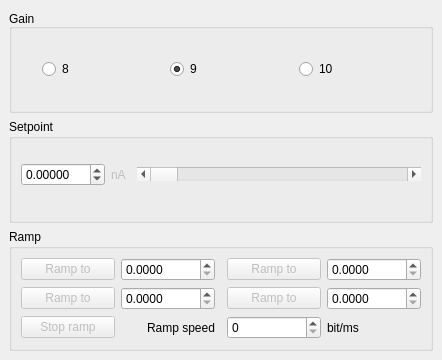
  <widget class="QDockWidget" name="Current">
   <property name="enabled">
    <bool>true</bool>
   </property>
   <property name="sizePolicy">
    <sizepolicy hsizetype="Minimum" vsizetype="Minimum">
     <horstretch>0</horstretch>
     <verstretch>0</verstretch>
    </sizepolicy>
   </property>
   <property name="minimumSize">
    <size>
     <width>442</width>
     <height>360</height>
    </size>
   </property>
   <property name="acceptDrops">
    <bool>false</bool>
   </property>
   <property name="floating">
    <bool>true</bool>
   </property>
   <property name="features">
    <set>QDockWidget::AllDockWidgetFeatures</set>
   </property>
   <property name="allowedAreas">
    <set>Qt::NoDockWidgetArea</set>
   </property>
   <property name="windowTitle">
    <string>Current</string>
   </property>
   <attribute name="dockWidgetArea">
    <number>1</number>
   </attribute>
   <widget class="QWidget" name="dockWidgetContents_2">
    <layout class="QGridLayout" name="gridLayout_9">
     <item row="1" column="0">
      <widget class="QGroupBox" name="groupBox_Setpoint_Current">
       <property name="enabled">
        <bool>true</bool>
       </property>
       <property name="sizePolicy">
        <sizepolicy hsizetype="Preferred" vsizetype="Preferred">
         <horstretch>0</horstretch>
         <verstretch>0</verstretch>
        </sizepolicy>
       </property>
       <property name="title">
        <string>Setpoint</string>
       </property>
       <layout class="QGridLayout" name="gridLayout_6">
        <item row="0" column="1">
         <widget class="QLabel" name="label">
          <property name="enabled">
           <bool>false</bool>
          </property>
          <property name="sizePolicy">
           <sizepolicy hsizetype="Minimum" vsizetype="Minimum">
            <horstretch>0</horstretch>
            <verstretch>0</verstretch>
           </sizepolicy>
          </property>
          <property name="text">
           <string>nA</string>
          </property>
          <property name="textFormat">
           <enum>Qt::AutoText</enum>
          </property>
          <property name="scaledContents">
           <bool>true</bool>
          </property>
          <property name="wordWrap">
           <bool>true</bool>
          </property>
          <property name="margin">
           <number>-1</number>
          </property>
          <property name="indent">
           <number>-1</number>
          </property>
         </widget>
        </item>
        <item row="0" column="0">
         <widget class="QDoubleSpinBox" name="spinBox_Input_Setpoint">
          <property name="enabled">
           <bool>true</bool>
          </property>
          <property name="sizePolicy">
           <sizepolicy hsizetype="Minimum" vsizetype="Minimum">
            <horstretch>0</horstretch>
            <verstretch>0</verstretch>
           </sizepolicy>
          </property>
          <property name="wrapping">
           <bool>true</bool>
          </property>
          <property name="buttonSymbols">
           <enum>QAbstractSpinBox::UpDownArrows</enum>
          </property>
          <property name="showGroupSeparator" stdset="0">
           <bool>false</bool>
          </property>
          <property name="decimals">
           <number>5</number>
          </property>
          <property name="minimum">
           <double>0.000000000000000</double>
          </property>
          <property name="maximum">
           <double>100.000000000000000</double>
          </property>
          <property name="stepType">
           <enum>QAbstractSpinBox::AdaptiveDecimalStepType</enum>
          </property>
         </widget>
        </item>
        <item row="0" column="2">
         <widget class="QScrollBar" name="scrollBar_Input_Setpoint">
          <property name="enabled">
           <bool>true</bool>
          </property>
          <property name="maximum">
           <number>65535</number>
          </property>
          <property name="orientation">
           <enum>Qt::Horizontal</enum>
          </property>
         </widget>
        </item>
        <item row="2" column="1">
         <spacer name="horizontalSpacer_8">
          <property name="orientation">
           <enum>Qt::Horizontal</enum>
          </property>
          <property name="sizeType">
           <enum>QSizePolicy::Minimum</enum>
          </property>
          <property name="sizeHint" stdset="0">
           <size>
            <width>20</width>
            <height>9</height>
           </size>
          </property>
         </spacer>
        </item>
        <item row="2" column="0">
         <spacer name="horizontalSpacer_45">
          <property name="orientation">
           <enum>Qt::Horizontal</enum>
          </property>
          <property name="sizeType">
           <enum>QSizePolicy::Minimum</enum>
          </property>
          <property name="sizeHint" stdset="0">
           <size>
            <width>30</width>
            <height>9</height>
           </size>
          </property>
         </spacer>
        </item>
        <item row="2" column="2">
         <spacer name="horizontalSpacer_2">
          <property name="orientation">
           <enum>Qt::Horizontal</enum>
          </property>
          <property name="sizeType">
           <enum>QSizePolicy::Expanding</enum>
          </property>
          <property name="sizeHint" stdset="0">
           <size>
            <width>40</width>
            <height>9</height>
           </size>
          </property>
         </spacer>
        </item>
       </layout>
      </widget>
     </item>
     <item row="0" column="0">
      <widget class="QGroupBox" name="groupBox_Gain_Current">
       <property name="enabled">
        <bool>true</bool>
       </property>
       <property name="title">
        <string>Gain</string>
       </property>
       <property name="alignment">
        <set>Qt::AlignBottom|Qt::AlignLeading|Qt::AlignLeft</set>
       </property>
       <layout class="QHBoxLayout" name="horizontalLayout_5">
        <property name="leftMargin">
         <number>30</number>
        </property>
        <property name="topMargin">
         <number>5</number>
        </property>
        <property name="bottomMargin">
         <number>5</number>
        </property>
        <item>
         <widget class="QRadioButton" name="radioButton_8_Gain">
          <property name="enabled">
           <bool>true</bool>
          </property>
          <property name="text">
           <string>8</string>
          </property>
         </widget>
        </item>
        <item>
         <widget class="QRadioButton" name="radioButton_9_Gain">
          <property name="enabled">
           <bool>true</bool>
          </property>
          <property name="text">
           <string>9</string>
          </property>
          <property name="checked">
           <bool>true</bool>
          </property>
         </widget>
        </item>
        <item>
         <widget class="QRadioButton" name="radioButton_10_Gain">
          <property name="enabled">
           <bool>true</bool>
          </property>
          <property name="text">
           <string>10</string>
          </property>
         </widget>
        </item>
       </layout>
      </widget>
     </item>
     <item row="2" column="0">
      <widget class="QGroupBox" name="groupBox_Ramp_Current">
       <property name="enabled">
        <bool>true</bool>
       </property>
       <property name="title">
        <string>Ramp</string>
       </property>
       <layout class="QGridLayout" name="gridLayout_2">
        <item row="3" column="4">
         <widget class="QLabel" name="label_8">
          <property name="enabled">
           <bool>true</bool>
          </property>
          <property name="text">
           <string>bit/ms</string>
          </property>
         </widget>
        </item>
        <item row="2" column="3">
         <widget class="QPushButton" name="pushButton_Rampto4_CurrRamp">
          <property name="enabled">
           <bool>false</bool>
          </property>
          <property name="text">
           <string>Ramp to</string>
          </property>
         </widget>
        </item>
        <item row="0" column="3">
         <spacer name="horizontalSpacer_43">
          <property name="orientation">
           <enum>Qt::Horizontal</enum>
          </property>
          <property name="sizeType">
           <enum>QSizePolicy::Minimum</enum>
          </property>
          <property name="sizeHint" stdset="0">
           <size>
            <width>40</width>
            <height>0</height>
           </size>
          </property>
         </spacer>
        </item>
        <item row="1" column="3">
         <widget class="QPushButton" name="pushButton_Rampto3_CurrRamp">
          <property name="enabled">
           <bool>false</bool>
          </property>
          <property name="text">
           <string>Ramp to</string>
          </property>
         </widget>
        </item>
        <item row="3" column="0">
         <widget class="QPushButton" name="pushButton_StopRamp_CurrRamp">
          <property name="enabled">
           <bool>false</bool>
          </property>
          <property name="text">
           <string>Stop ramp</string>
          </property>
         </widget>
        </item>
        <item row="0" column="0">
         <spacer name="horizontalSpacer_42">
          <property name="orientation">
           <enum>Qt::Horizontal</enum>
          </property>
          <property name="sizeType">
           <enum>QSizePolicy::Minimum</enum>
          </property>
          <property name="sizeHint" stdset="0">
           <size>
            <width>40</width>
            <height>0</height>
           </size>
          </property>
         </spacer>
        </item>
        <item row="2" column="0">
         <widget class="QPushButton" name="pushButton_Rampto2_CurrRamp">
          <property name="enabled">
           <bool>false</bool>
          </property>
          <property name="text">
           <string>Ramp to</string>
          </property>
         </widget>
        </item>
        <item row="0" column="1">
         <spacer name="horizontalSpacer_9">
          <property name="orientation">
           <enum>Qt::Horizontal</enum>
          </property>
          <property name="sizeType">
           <enum>QSizePolicy::Minimum</enum>
          </property>
          <property name="sizeHint" stdset="0">
           <size>
            <width>40</width>
            <height>0</height>
           </size>
          </property>
         </spacer>
        </item>
        <item row="0" column="4">
         <spacer name="horizontalSpacer_44">
          <property name="orientation">
           <enum>Qt::Horizontal</enum>
          </property>
          <property name="sizeType">
           <enum>QSizePolicy::Minimum</enum>
          </property>
          <property name="sizeHint" stdset="0">
           <size>
            <width>40</width>
            <height>0</height>
           </size>
          </property>
         </spacer>
        </item>
        <item row="1" column="4">
         <widget class="QDoubleSpinBox" name="spinBox_Input3_CurrRamp">
          <property name="enabled">
           <bool>true</bool>
          </property>
          <property name="decimals">
           <number>4</number>
          </property>
          <property name="minimum">
           <double>0.000000000000000</double>
          </property>
          <property name="maximum">
           <double>100.000000000000000</double>
          </property>
         </widget>
        </item>
        <item row="2" column="1">
         <widget class="QDoubleSpinBox" name="spinBox_Input2_CurrRamp">
          <property name="enabled">
           <bool>true</bool>
          </property>
          <property name="decimals">
           <number>4</number>
          </property>
          <property name="minimum">
           <double>0.000000000000000</double>
          </property>
          <property name="maximum">
           <double>100.000000000000000</double>
          </property>
         </widget>
        </item>
        <item row="3" column="1" alignment="Qt::AlignRight">
         <widget class="QLabel" name="label_5">
          <property name="enabled">
           <bool>true</bool>
          </property>
          <property name="text">
           <string>Ramp speed</string>
          </property>
         </widget>
        </item>
        <item row="1" column="0">
         <widget class="QPushButton" name="pushButton_Rampto1_CurrRamp">
          <property name="enabled">
           <bool>false</bool>
          </property>
          <property name="text">
           <string>Ramp to</string>
          </property>
          <property name="checkable">
           <bool>false</bool>
          </property>
         </widget>
        </item>
        <item row="2" column="4">
         <widget class="QDoubleSpinBox" name="spinBox_Input4_CurrRamp">
          <property name="enabled">
           <bool>true</bool>
          </property>
          <property name="decimals">
           <number>4</number>
          </property>
          <property name="minimum">
           <double>0.000000000000000</double>
          </property>
          <property name="maximum">
           <double>100.000000000000000</double>
          </property>
         </widget>
        </item>
        <item row="1" column="1">
         <widget class="QDoubleSpinBox" name="spinBox_Input1_CurrRamp">
          <property name="enabled">
           <bool>true</bool>
          </property>
          <property name="decimals">
           <number>4</number>
          </property>
          <property name="minimum">
           <double>0.000000000000000</double>
          </property>
          <property name="maximum">
           <double>100.000000000000000</double>
          </property>
         </widget>
        </item>
        <item row="3" column="3">
         <widget class="QSpinBox" name="spinBox_SpeedInput_CurrRamp">
          <property name="enabled">
           <bool>true</bool>
          </property>
         </widget>
        </item>
        <item row="0" column="2">
         <spacer name="horizontalSpacer_7">
          <property name="orientation">
           <enum>Qt::Horizontal</enum>
          </property>
          <property name="sizeType">
           <enum>QSizePolicy::Fixed</enum>
          </property>
          <property name="sizeHint" stdset="0">
           <size>
            <width>6</width>
            <height>0</height>
           </size>
          </property>
         </spacer>
        </item>
       </layout>
      </widget>
     </item>
    </layout>
   </widget>
  </widget>
